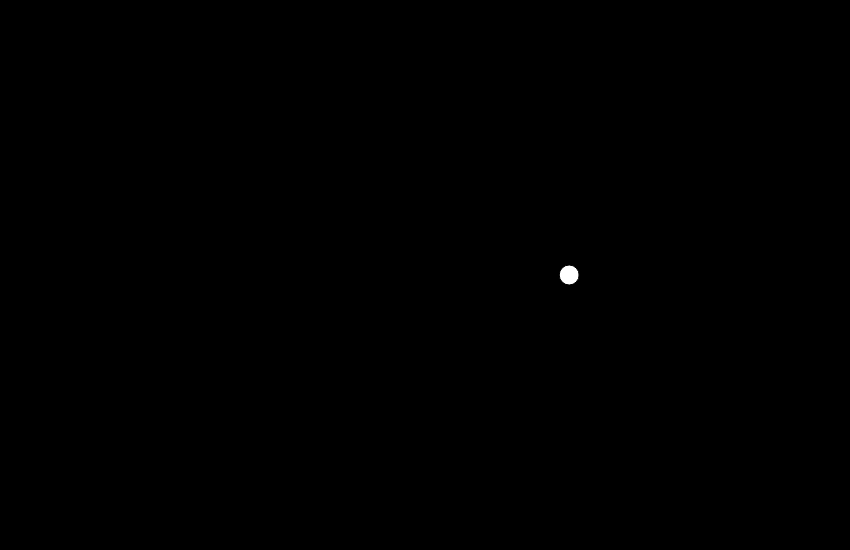
Frame 1 (no input)
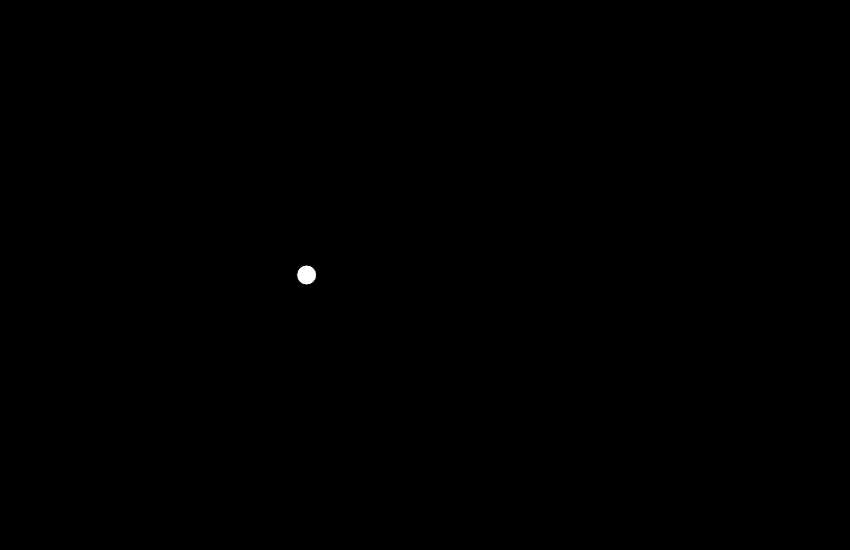
Frame 60 (no input)
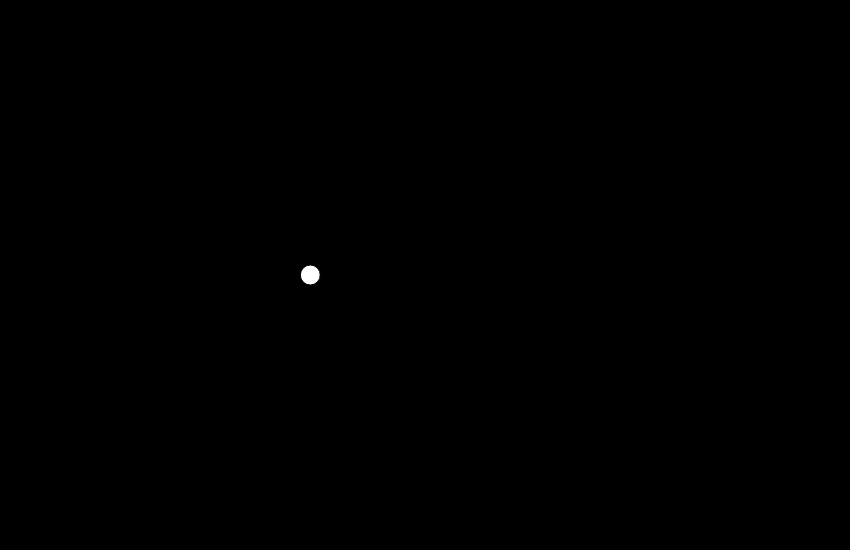
Frame 120 (the mouse pressed at the canvas centre since frame 60)

The p5.js sketch that drew these frames (run headless with seeded random() and noise() and a simulated clock; from frame 60 on, the mouse is pressed at the canvas centre):

// p5.js sketch
// ── sketch.js
var t = 0;

function setup() {
	createCanvas(850, 550);
	// frameRate(10);
}

function draw() {

	background(0);

	fill(255);
	var x = noise(t);

	x = map(x, 0, 1, 0, width);
	ellipse(x, height / 2, 20, 20);

	t += 0.01;

}
